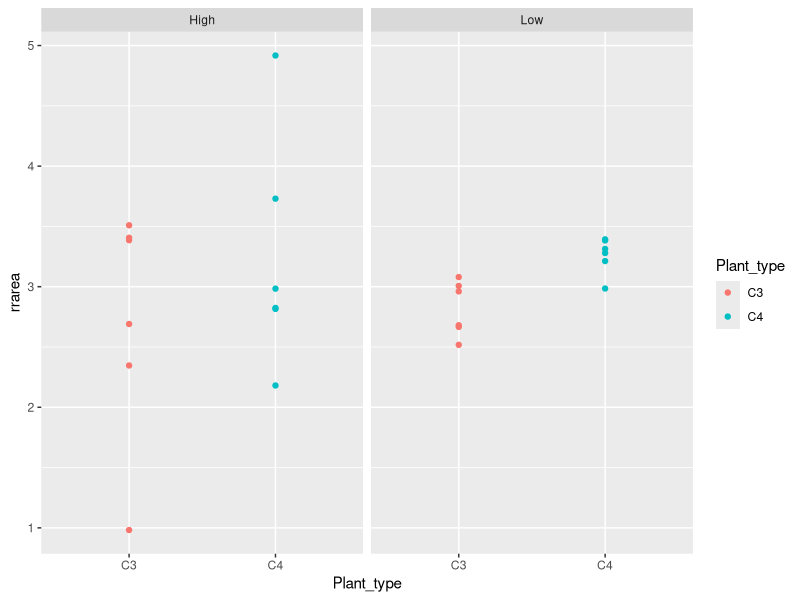

Recreate this plot in R. (Note: this script raises an error after producing the figure.)
library(emmeans)
library(ggplot2)


resp <- read.csv("Data/d_respiration.csv")
str(resp)
View(resp)

library(ggplot2)
ggplot(resp,aes(Plant_type,rrarea,colour=Plant_type))+
  geom_point()+facet_wrap(~Variation)

plot(resp$rrarea, x=resp$Plant_type)


resp_H <- subset(resp,Variation == "High")
resp_L <- subset(resp,Variation == "Low")

t.test(rrarea~Plant_type, data=resp_H, var.equal=TRUE)

aov1 <- aov(rrarea~Plant_type, data=resp_H)
summary(aov1)

lm1 <- lm(rrarea~Plant_type, data=resp_H)
summary(lm1)

emmeans(lm1, ~Plant_type)

lmL<-lm(rrarea ~ Plant_type, data = resp_L)
summary(lmL)

plot(lmL)


lm1.results<-summary(emmeans(lm1,~Plant_type))

ggplot(lm1.results,aes(Plant_type,emmean, fill=Plant_type))+
  geom_bar(stat="identity", width=.4)+
  geom_errorbar(aes(ymin =lm1.results$lower.CL, ymax = lm1.results$upper.CL), width=.2)+
  ylim(0,4)+
  geom_point(data=resp_L, aes(x=Plant_type, y=rrarea), color="red")+
  labs(y = "Dark Respiration (units)")+
  geom_text(aes(x=1.5, y=3.5, label="p=0.002"))  
  


wheat2<-read.csv("Data/wheatyieldPLUS.csv")

str(wheat2) #check data types for each variable
View(wheat2) #View data
ggplot(wheat2, aes(Variety, Yield, colour=Variety)) +
geom_point()


lm2<-lm(Yield ~ Variety, data = wheat2)
anova(lm2)
summary(lm2)
plot(lm2)



lm2.results<-summary(emmeans(lm2,~Variety))

ggplot(lm2.results,aes(Variety,emmean, fill=Variety))+
  geom_bar(stat="identity", width=.4)+
  geom_errorbar(aes(ymin =lm2.results$lower.CL, ymax = lm2.results$upper.CL), width=.2)+
  ylim(0,4)+
  geom_point(data=wheat2, aes(x=Variety, y=Yield), color="red")+
  labs(y = "Yield")+
  geom_text(aes(x=2, y=3.8, label="p=0.002"))  












###### Candies #####

rbinom(n = 20, size = 1, prob = 0.5)
pbinom(q = 0, size = 5, prob = 0.5)

rhyper()

phyper(q=6, m = 10, n = 10, k = 10)
